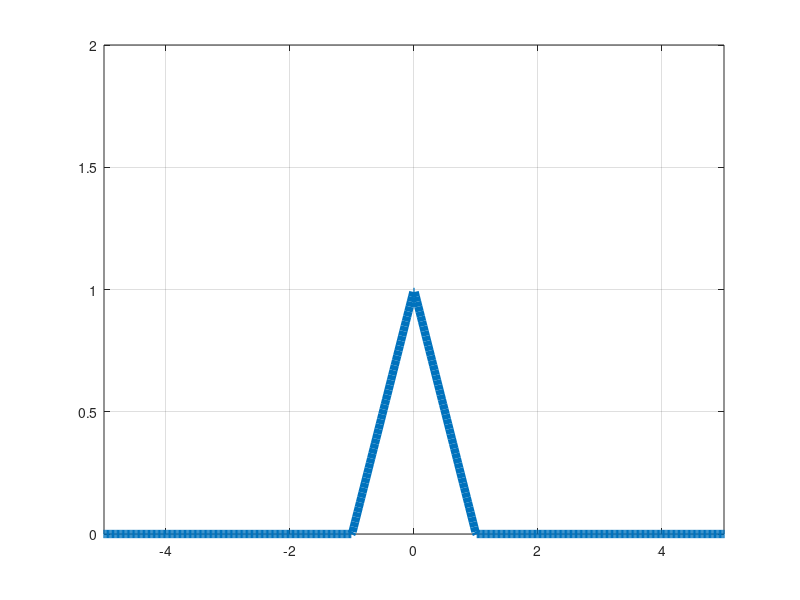

The MATLAB source for this figure:
%%
t=linspace(-10,10,1000);
u=[];
for i=1:1000
    if t(i)>=0
        u(i)=1;
    else
        u(i)=0;
    end
end

plot(t,u,'LineWidth',6)
grid on
axis([-5 5 0 2])

%%
t=linspace(-10,10,1000);
p=[];
for i=1:1000
    if t(i)>=-1 && t(i)<=1
        p(i)=1;
    else
        p(i)=0;
    end
end

plot(t,p,'LineWidth',6)
grid on
axis([-5 5 0 2])

%%
t=linspace(-10,10,1000)
d=[];
for i=1:1000
    if t(i)>=-1 && t(i)<=0
        d(i)=1+2*t(i)/2;
    elseif t(i)>=0 && t(i)<=1 
        d(i)=1-2*t(i)/2;
    else
        d(i)=0;
    end
end

plot(t,d,'LineWidth',6)
grid on
axis([-5 5 0 2])